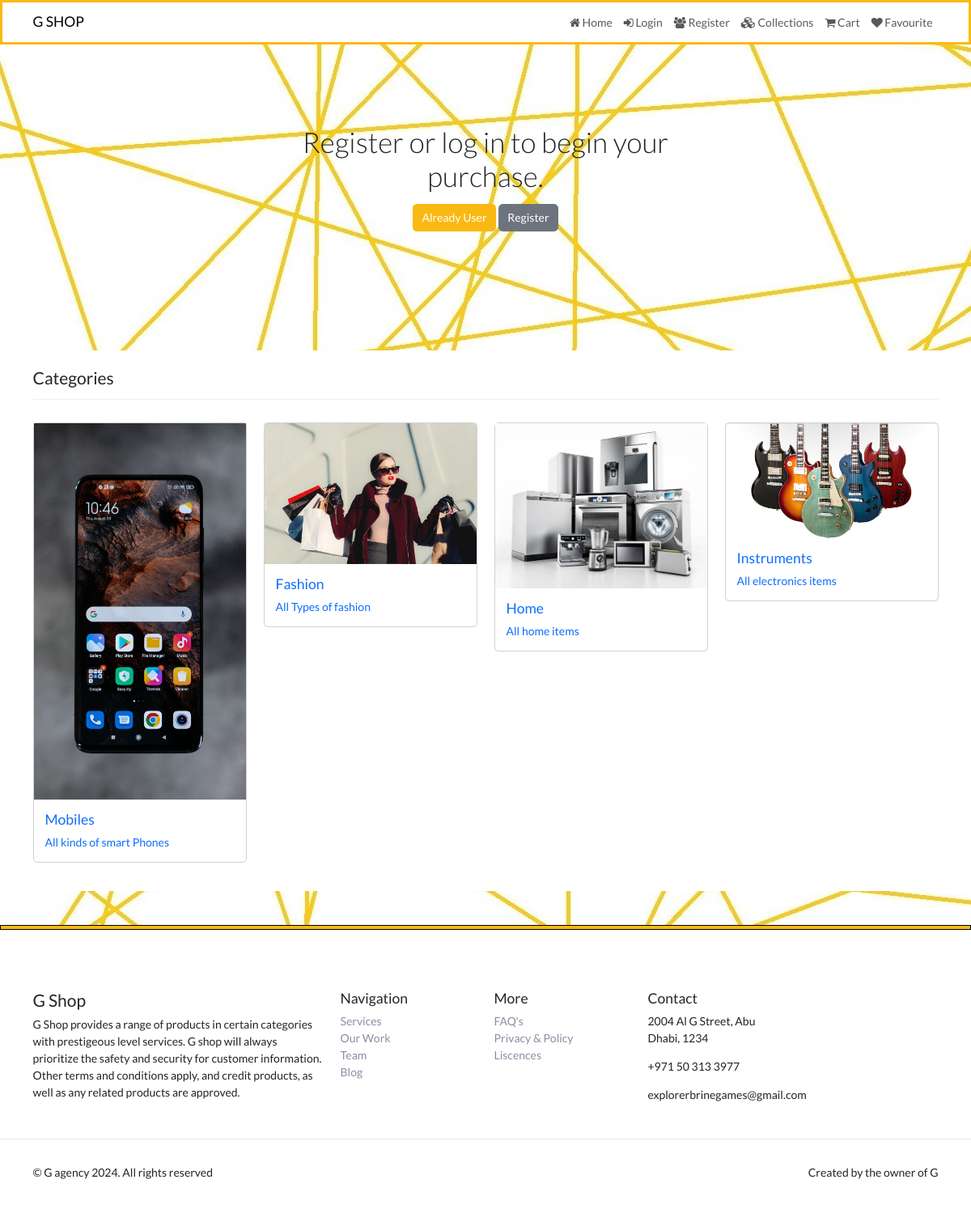
The page /collections on the database its author committed.
### shop_app/models.py (models this page shows, shortened)
class Category(models.Model):
  name=models.CharField(max_length=150,null=False,blank=False)
  image=models.ImageField(upload_to=getFileName,null=True,blank=True)
  description=models.TextField(max_length=500,null=False,blank=False)
  status=models.BooleanField(default=False,help_text="0-show,1-Hidden")
  created_at=models.DateTimeField(auto_now_add=True)

### shop_app/views.py (the view)
# urls.py: path('collections', views.collections, name='collections'),
def collections(request):
    category=Category.objects.filter(status=0)
    context={'category':category}
    return render(request, 'collections.html',context)

### templates/collections.html (shortened to what this page needs)
{% extends 'base.html' %}
{% block content %}
<section class="py-5 text-center container"  style="margin-top:70px;">
    <div class="row py-lg-5">
      <div class="col-lg-6 col-md-8 mx-auto">
        {% if request.user.is_authenticated %}
        <h1 class="fw-light">Collections</h1>
        <p class="lead text-muted">Check out our products!</p>
        <p>
          {% else %}
          <h1 class="fw-light">Register or log in to begin your purchase.</h1>
          <a href="{% url 'login' %}" class="btn my-2 text-white" style="background-color: #FAB912; border; 1px solid #FAB912;">Already User</a>
          <a href="{% url 'register' %}" class="btn btn-secondary my-2">Register</a>
          {% endif %}
      </div>
    </div>
  </section>
  <section class="bg-white py-4 my-5" style="min-height:600px;">
    <div class="container">
      <div class="row">
        <div class="col-12">
          <h4 class="mb-3">Categories</h4>
          <hr style="border-color:#b8bfc2;">
        </div>
        {% for item in category %}
        <div class="col-md-4 col-lg-3">
            <div class="card my-3">
              <img src="{{item.image.url}}"  class="card-image-top" alt="Categories">
              <a href="{% url 'collections' item.name %}">
              <div class="card-body">
                <h5 class="card-title text-primary">{{ item.name }}</h5>
                <p class="card-text">{{ item.description }}</p>
              </div>
            </a>
            </div>
          </div>
        {% endfor %}
</section>
{% endblock content %}

### templates/base.html (shortened to what this page needs)
<!doctype html>
{% load static %}
<html lang="en">
  <head>
    <link href="https://cdn.jsdelivr.net/npm/bootstrap@5.3.0/dist/css/bootstrap.min.css" rel="stylesheet">
      <link rel="stylesheet" href="https://cdnjs.cloudflare.com/ajax/libs/font-awesome/4.7.0/css/font-awesome.min.css">
      <link rel="stylesheet" href="{% static 'css/style.css' %}">
  </head>
  <body>
    {%  include 'navbar.html' %}
    {% block content %}
    {% endblock content %}
    {%  include 'footer.html' %}
  </body>
</html>

### templates/navbar.html (shortened to what this page needs)
<nav class="navbar navbar-expand-lg navbar-light bg-white fixed-top" style="border: 3px solid#FAB912; ">
    <div class="container">
      <a class="navbar-brand" href="{% url 'index' %}">G SHOP</a>
      <div class="collapse navbar-collapse" id="navbarNavAltMarkup">
        <div class="navbar-nav ms-auto">
          <a class="nav-link" aria-current="page" href="{% url 'index' %}"><i class="fa fa-home"></i> Home</a>
        {% if request.user.is_authenticated %}
          <a class="nav-link" aria-current="page" href="#"><i class="fa fa-user"></i> {{request.user}}</a>
          <a class="nav-link" aria-current="page" href="{% url 'logout' %}"><i class="fa fa-sign-out"></i> Logout</a>
        {% else %}
          <a class="nav-link" href="{% url 'login' %}"><i class="fa fa-sign-in"></i> Login</a>
          <a class="nav-link" href="{% url 'register' %}"><i class="fa fa-users"></i> Register</a>
        {% endif %}
          <a class="nav-link" href="{% url 'collections' %}"><i class="fa fa-cubes"></i> Collections</a>
          <a class="nav-link" href="{% url 'cart' %}"><i class="fa fa-shopping-cart"></i> Cart</a>
          <a class="nav-link" href="{% url 'favviewpage' %}"><i class="fa fa-heart"></i> Favourite</a>
        </div>
      </div>
    </div>
  </nav>

### templates/footer.html (shortened to what this page needs)
<footer style="background-color: #FFFFFF;" id="contact">
  <div class="linefooter"></div>
  <div class="footer-top">
     <div class="container">
        <div class="row gy-5">
           <div class="col-md-4">
              <h4 class="logo-text">G Shop</h4>
              <p>G Shop provides a range of products in certain categories with prestigeous level services. G shop will always prioritize
                the safety and security for customer information. Other terms and conditions apply, and credit products, as well as any related
                products are approved.
              </p>
           </div>
           <div class="col-md-2">
              <h5 class="title-sm">Navigation</h5>
              <div class="footer-links">
                 <a href="#">Services</a>
                 <a href="#">Our Work</a>
                 <a href="#">Team</a>
                 <a href="#">Blog</a>
              </div>
           </div>
           <div class="col-md-2">
              <h5 class="title-sm">More</h5>
              <div class="footer-links">
                 <a href="#">FAQ's</a>
                 <a href="#">Privacy & Policy</a>
                 <a href="#">Liscences</a>
              </div>
           </div>
           <div class="col-md-2">
              <h5 class="title-sm">Contact</h5>
              <div class="footer-links">
                 <p class="mb">2004 Al G Street, Abu Dhabi, 1234</p>
                 <p class="mb-">+971 50 313 3977</p>
                 <p class="mb">explorerbrinegames@gmail.com</p>
              </div>
           </div>
        </div>
     </div>
  </div>
  <div class="footer-bottom">
     <div class="container">
        <div class="row justify-content-between gy-3">
           <div class="col-md-6">
              <p class="mb-0">© G agency 2024. All rights reserved</p>
           </div>
           <div class="col-auto">
              <p class="mb-0">Created by the owner of G</p>
           </div>
        </div>
     </div>
  </div>
</footer>

### static/css/style.css (style rules this page uses)
html { font-size: 14px; }
body { font-family: 'Lato', sans-serif; background: url(baklies.jpg); }
a { text-decoration: none; }
.linefooter { width: 100%; height: 6px; background-color: #FAB912; border: 1px solid #000000; position: absolute; }
.footer-top { padding-top: 80px; padding-bottom: 30px; }
.footer-bottom { padding-top: 30px; padding-bottom: 30px; border-top: 1px solid rgba(0, 0, 0, 0.1); }
footer .footer-links a, footer .social-icons a { color: #898fa1; }
footer .footer-links a { display: block; font-weight: 400; }

### rows shown on the page
Category: image (picture), name "Mobiles", description "All kinds of smart Phones"
Category: image (picture), name "Fashion", description "All Types of fashion"
Category: image (picture), name "Home", description "All home items"
Category: image (picture), name "Instruments", description "All electronics items"
